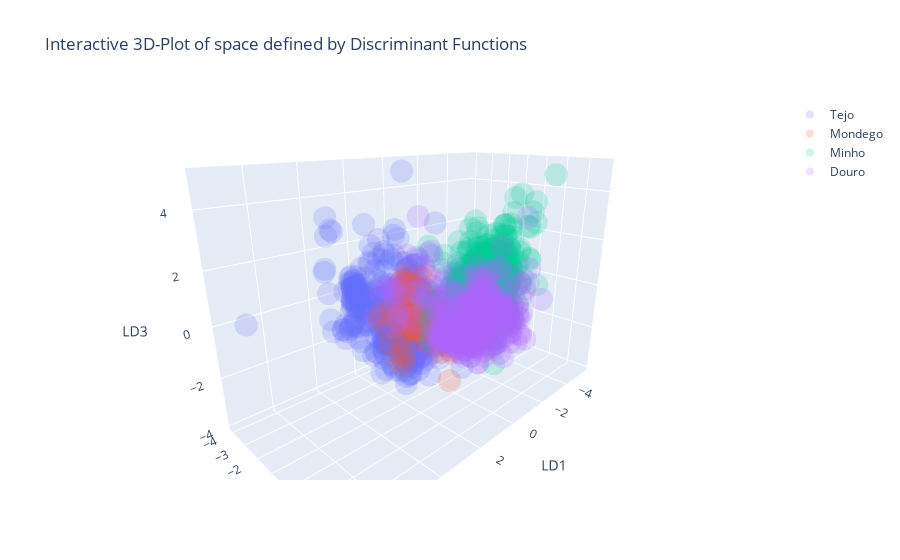

Source (notebook cell):
### Markdown cell above
*Interactive 3-dim. plot:*

### Code cell
import plotly.graph_objects as go

fig = go.Figure(data=[
    go.Scatter3d(
        x=X_projected_3[y == cname, 0],
        y=X_projected_3[y == cname, 1],
        z=X_projected_3[y == cname, 2],
        mode='markers',
        name=cname,
        marker=dict(
            opacity=0.2
        )
    ) for cname in set(y)
])

fig.update_layout(
    title='Interactive 3D-Plot of space defined by Discriminant Functions',
    scene=dict(
        xaxis_title='LD1',
        yaxis_title='LD2',
        zaxis_title='LD3'
    )
)

# Enable zooming and panning
fig.update_layout(scene_camera=dict(
    eye=dict(x=1.2, y=1.2, z=0.6)
))
fig.update_layout(dragmode='orbit', hovermode='closest')

fig.show()

### Figure 1 — Plotly figure (JSON) as saved in the notebook; plotly's stock layout.template omitted (floating-point values rounded to 4 significant figures; data arrays with more than 128 entries replaced by an {"elided": "..."} marker saying what was removed)
{"data": [{"marker": {"opacity": 0.2}, "mode": "markers", "name": "Tejo", "type": "scatter3d", "x": {"elided": "493 float values"}, "y": {"elided": "493 float values"}, "z": {"elided": "493 float values"}}, {"marker": {"opacity": 0.2}, "mode": "markers", "name": "Mondego", "type": "scatter3d", "x": [1.233, 0.2468, 0.5457, 1.113, 0.891, 0.6559, 0.132, 0.3614, 1.03, 0.7038, 0.2313, 0.5327, 1.452, 1.247, 1.005, 0.3218, 0.9571, 1.064, 0.8571, 0.969, 1.118, 1.319, 0.227, 0.1622, 0.5031, 1.104, 1.178, -0.5589, 0.1132, -0.8976, 0.2533, 1.027, 0.3976, 0.3932, 0.1522, 0.8989, 0.4393, 0.6067, 0.7931, 0.9166, -0.3774, 0.8071, 0.03301, 0.1852, 0.4192, 0.5875, 0.5359, 1.68, 0.5485, 0.3438, 0.8681, 1.282, 0.9126, 1.066, 0.06361, 1.013, 0.969, 0.6296, 1.028, 1.348, 0.7574, 0.6269, 0.3448, 0.01693, 0.4625, 0.3769, 0.8904, 0.7267, 0.1174, 0.9249, 0.8006, -0.54, 0.1174, 0.8068, -0.4921, -0.04701, 1.178, 0.4244, 1.035, 0.5317, 0.4407, -0.5491, 0.5757, 0.605, 0.3897, 0.1351], "y": [-1.928, -2.376, -0.2614, 0.1542, -0.1836, -0.3038, 0.3695, 0.07309, -1.762, -1.544, -1.545, -1.632, -1.605, -1.367, -1.788, -0.9764, -1.548, -1.794, -1.768, -1.91, -1.098, -2.425, -1.739, -1.394, -0.7556, -2.222, -1.811, -3.663, -2.392, -2.149, -0.1091, -0.716, -0.8015, -0.7873, -0.7834, -2.258, -1.562, -1.161, -2.222, -1.935, -1.465, -2.217, -2.838, -2.909, -2.844, -2.479, -2.264, -2.566, -0.9758, -0.3311, -0.1044, -1.007, -1.945, -2.128, -0.2412, -0.5864, -2.199, -2.084, -2.212, -2.373, -1.702, -1.572, -0.2536, -0.1579, 0.2476, 0.09013, -3.214, -2.888, -2.201, -3.846, -3.51, -3.437, -2.201, -2.386, -2.125, -2.353, -0.9294, -0.4443, -2.105, -2.019, -2.998, -2.073, -2.023, -2.73, -2.707, -2.798], "z": [-1.669, -1.433, -0.5492, -1.759, -1.056, -1.703, -1.186, -2.004, 0.6405, 0.4446, 0.8247, 0.2888, -0.5821, -1.285, 0.637, 0.04955, 0.5019, 0.3831, 0.5568, -0.01033, -0.1605, -0.6036, -1.454, -0.8979, -0.9181, -1.131, -2.693, -0.3012, -1.222, -2.356, -3.469, -1.659, -1.279, -1.445, -0.5993, -0.9663, 0.7477, 0.1296, 0.1163, -0.5869, -1.283, -0.8732, 0.5118, 0.3309, 0.2373, -0.2303, -0.2692, -0.7248, -0.7115, -1.903, -1.139, -0.9701, -1.579, -1.403, -1.726, -0.6386, -0.7693, -1.572, -0.5546, -0.9973, -1.345, -1.991, -1.718, -1.185, -1.493, -2.086, -2.625, -3.296, -1.932, -1.594, -1.938, -1.427, -1.932, -3.427, -2.177, -1.079, -1.13, -0.3787, -2.642, -1.272, -2.655, -1.657, -1.559, -0.01433, 0.1246, 0.1239]}, {"marker": {"opacity": 0.2}, "mode": "markers", "name": "Minho", "type": "scatter3d", "x": {"elided": "707 float values"}, "y": {"elided": "707 float values"}, "z": {"elided": "707 float values"}}, {"marker": {"opacity": 0.2}, "mode": "markers", "name": "Douro", "type": "scatter3d", "x": {"elided": "395 float values"}, "y": {"elided": "395 float values"}, "z": {"elided": "395 float values"}}], "layout": {"dragmode": "orbit", "hovermode": "closest", "scene": {"camera": {"eye": {"x": 1.2, "y": 1.2, "z": 0.6}}, "xaxis": {"title": {"text": "LD1"}}, "yaxis": {"title": {"text": "LD2"}}, "zaxis": {"title": {"text": "LD3"}}}, "title": {"text": "Interactive 3D-Plot of space defined by Discriminant Functions"}}}
